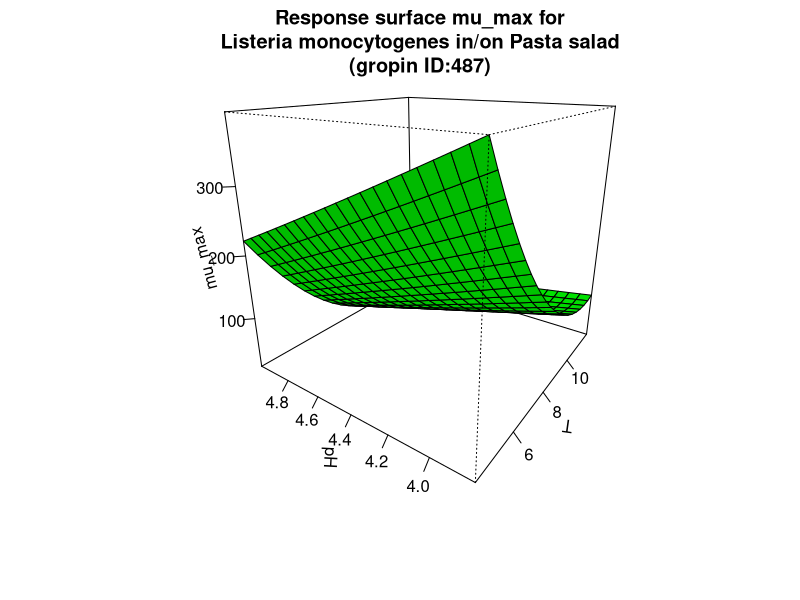

The R script that drew this image:
#############################
# start of Parameter script
#############################
T <- seq(4.004,11.988011988012,length.out=21)
pH <- seq(3.8038,4.995004995005,length.out=21)
#############################
# end of Parameter script
#############################
############################# 
# start of Model script Gropin ID 487 
#############################
 
# constant coefficients for this model
 
variables <- data.frame(T,pH)
argumentsPar <- expand.grid(variables)
 
# heart of the model
response_surface <- function(T,pH) {
   mumax <-1697.6-251.4*pH+6*(pH^2)-180.4*T+5.8*(T^2)+13*(T*pH)

return(mumax=mumax)
} 

# output parameters
mumax <- cbind(argumentsPar,response_surface(argumentsPar['T'],argumentsPar['pH']))
colnames(mumax) <- c(colnames(argumentsPar),'mumax')
#############################
# End of Model script
#############################
############################# 
# start of Visualisation script Gropin ID 487 
#############################
persp(T,pH,matrix(unlist(mumax$mumax),nrow=21),col = 'green',xlab='T',ylab='pH',zlab='mu_max',main='Response surface mu_max for
Listeria monocytogenes in/on Pasta salad
(gropin ID:487)',theta=305,phi=20,shade=0.25,ticktype = 'detailed')
#############################
# End of Visualisation script
#############################
